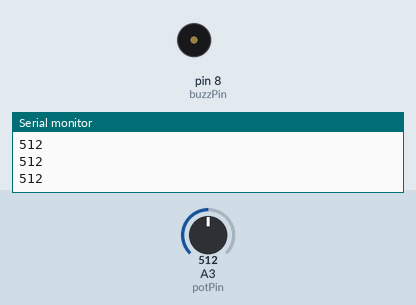
Simulated run of this sketch. Board: Arduino Uno, built with avr-gcc and run on an emulated ATmega328P. Parts: buzzer (waves = sounding, pin HIGH), the last lines printed to the serial monitor. The test bench sets the inputs (shaded band); at power-on: A3 (potPin) = 512.

Above: at 1.2 s.
1.3 s: A3 (potPin) set to 991
2.8 s: A3 (potPin) set to 1009
At 3.4 s:
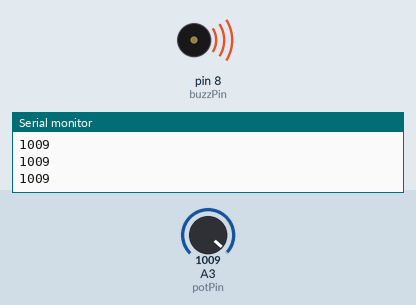
4.3 s: A3 (potPin) set to 990
At 5.5 s:
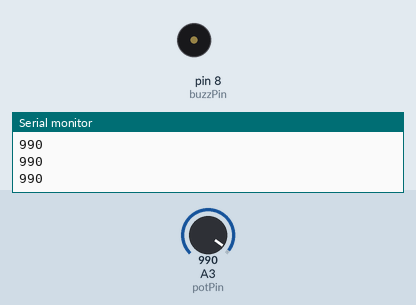
5.8 s: A3 (potPin) set to 1010
At 6.9 s:
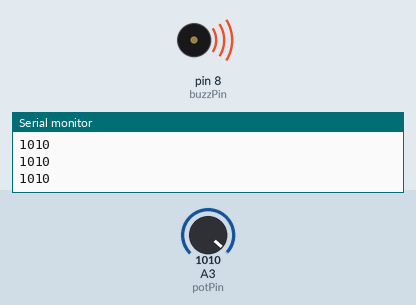
Timing chart, 0 to 8.3 s (numbered marks = the images above; inputs shaded):
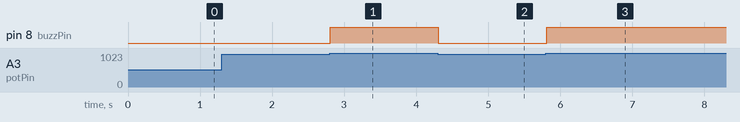

Measured:
- the behaviour switches between 1000 and 1001 on A3 (potPin) (found by bisection; images 0 and 1)
- after the input at 2.8 s, pin 8 (buzzPin): LOW → HIGH at once
- after the input at 4.3 s, pin 8 (buzzPin): HIGH → LOW at once
- after the input at 5.8 s, pin 8 (buzzPin): LOW → HIGH at once

The sketch:

buzzerPotentiometer.ino
```cpp
int potVal;
int buzzPin = 8;
int potPin = A3;

void setup() {
  // put your setup code here, to run once:
  Serial.begin(9600);
  pinMode(buzzPin,OUTPUT);
  pinMode(potPin,INPUT);
}

void loop() {
  // put your main code here, to run repeatedly:
  potVal = analogRead(potPin);
  Serial.println(potVal);
  while (potVal>1000) {
    digitalWrite(buzzPin, HIGH);
    potVal = analogRead(potPin);
    Serial.println(potVal);
  }
  digitalWrite(buzzPin,LOW);
}
```
